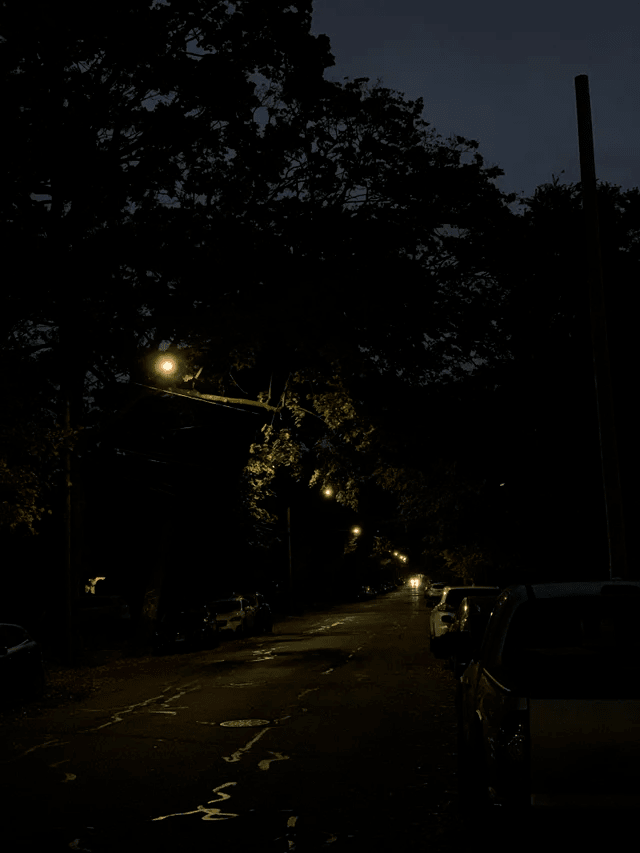
#> input picture images/1.png, 640 x 853 px
$ jupyter execute --allow-errors daliPipeline.ipynb
#> lines starting #> are read from the running program, lines starting #| are printed output that depends on the picture
[cell 1]
import cupy as cp
import cv2
import types
import collections
import numpy as np
import random
import math
import time
import nvidia.dali.fn as fn
import nvidia.dali.types as types
from random import shuffle
from nvidia.dali.pipeline import Pipeline
from scipy.ndimage import zoom as scizoom
from cupyimg.skimage.transform import resize
import matplotlib.pyplot as plt
import matplotlib.gridspec as gridspec

batch_size = 4

[cell 2]
# [9 lines left out: function show_images, not called in this run]

[cell 3]
class Augmenter:
    def __init__(self):
        self.snow_param = [(0.1, 0.3, 3, 0.5, 10, 4, 0.8),
                         (0.2, 0.3, 2, 0.5, 12, 4, 0.7),
                         (0.55, 0.3, 4, 0.9, 12, 8, 0.7),
                         (0.55, 0.3, 4.5, 0.85, 12, 8, 0.65),
                         (0.55, 0.3, 2.5, 0.85, 12, 12, 0.55)]#[snow_severity - 1]
        self.fog_param = [(1.5, 2), (2., 2), (2.5, 1.7), (2.5, 1.5), (3., 1.4)]#[fog_severity - 1]
        self.frost_param = [(1, 0.4),
                            (0.8, 0.6),
                            (0.7, 0.7),
                            (0.65, 0.7),
                            (0.6, 0.75)]#[frost_severity - 1]

    def next_power_of_2(self, x):
        return 1 if x == 0 else 2 ** (x - 1).bit_length()

    def getOptimalKernelWidth1D(self, radius, sigma):
        return radius * 2 + 1

    def gauss_function(self, x, mean, sigma):
        return (cp.exp(- x**2 / (2 * (sigma**2)))) / (cp.sqrt(2 * cp.pi) * sigma)

    # [22 lines left out: functions getMotionBlurKernel_cupy, shift_cupy, not called in this run]

    def rgb2gray_cupy(self, rgb):
        return cp.dot(rgb[..., :3], cp.array([0.1140, 0.5870, 0.2989]))

    def wibbledmean(self, array, wibble):
            return array / 4 + wibble * cp.random.uniform(-wibble, wibble,
                                                          array.shape)
    # [66 lines left out: functions fillsquares, filldiamonds, plasma_fractal_cupy, clipped_zoom_cupy, _motion_blur_cupy, not called in this run]

    def fog_cupy(self, img, severity=1):
        params = self.snow_param[np.random.randint(5)]
        shape = cp.array(img).shape
        max_side = max(shape)
        map_size = self.next_power_of_2(int(max_side))

        img = cp.array(img) / 255.
        max_val = cp.amax(img)

        img_shape = cp.array(img).shape
        if len(img_shape) < 3 or img_shape[2] < 3:
            img += params[0] * self.plasma_fractal_cupy(mapsize=map_size, wibbledecay=params[1])[
                        :shape[0], :shape[1]]
        else:
            img += params[0] * self.plasma_fractal_cupy(mapsize=map_size,
                                                                wibbledecay=params[1])[:shape[0],
                 :shape[1]][..., cp.newaxis]

        return cp.clip(img * max_val / (max_val + params[0]), 0, 1) * 255

    # [75 lines left out: functions frost_cupy, snow_cupy, not called in this run]

    def augmenter(self, img, choises, seed=0):
        if choises[0] == 1:
            img = self.fog_cupy(img)
        if choises[1] == 1:
            img = self.frost_cupy(img)
        if choises[2] == 1:
            img = self.snow_cupy(img)

        return cp.array(img, dtype = np.uint8)

[cell 4]
class ExternalInputIterator(object):
    def __init__(self, batch_size, imgs):
        self.batch_size = batch_size
        self.imgs = imgs

    # [14 lines left out: functions __iter__, __next__, not called in this run]

[cell 5]
image_dir = './images'

img1 = cv2.resize(cv2.cvtColor(cv2.imread(image_dir + '/1.png'),cv2.COLOR_BGR2RGB), (512,512))
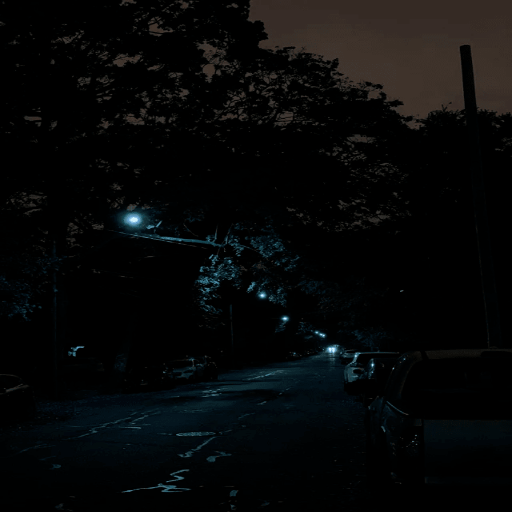
#> img1: shape (512, 512, 3); mean B, G, R 8.3, 8.2, 7.1
img2 = cv2.resize(cv2.cvtColor(cv2.imread(image_dir + '/2.png'),cv2.COLOR_BGR2RGB), (512,512))
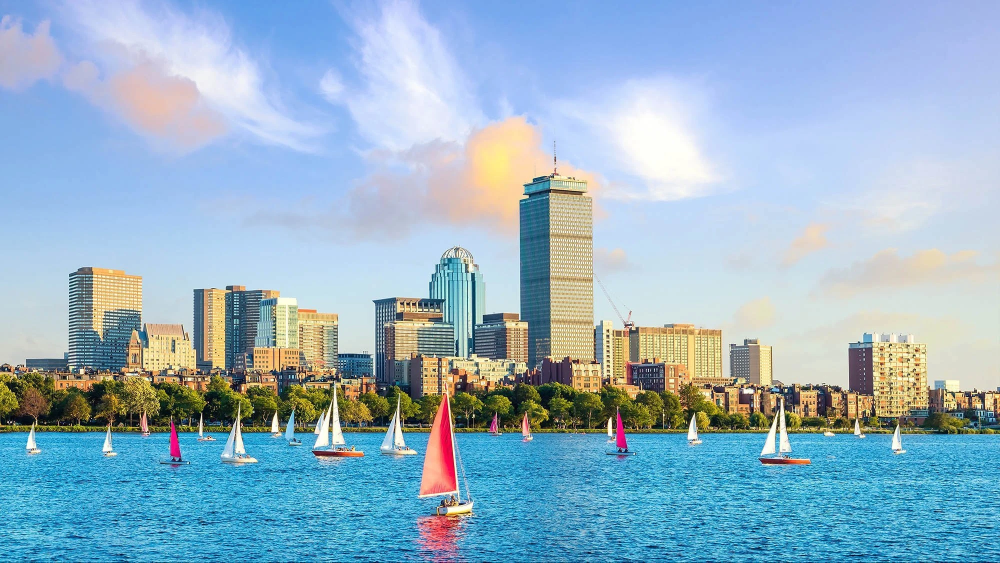
#> input picture images/2.png, 2000 x 1125 px (shown at 1/2 size)
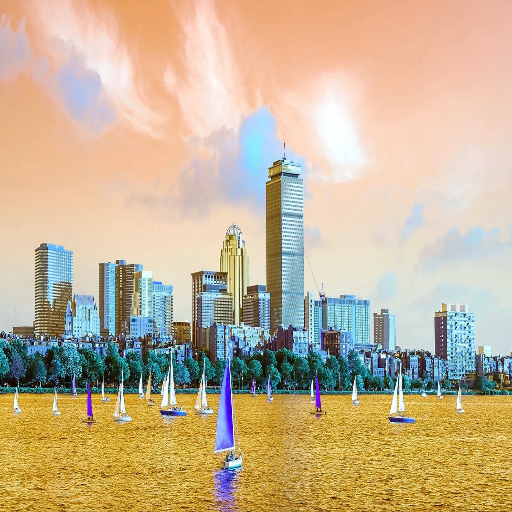
#> img2: shape (512, 512, 3); mean B, G, R 148.7, 178.9, 197.9
#> (the rest of this cell did not finish here and is left out)

[cell 6]
aug = Augmenter()
#> in __init__, `self.snow_param = [(0.1, 0.3, 3, 0.5, 10, 4, 0.8), (0.2, 0.3, 2, 0.5, ..`: self.snow_param = [(0.1, 0.3, 3, 0.5, 10, 4, 0.8), (0.2, 0.3, 2, 0.5, 12, 4, 0.7), (0.55, 0.3, 4, 0.9, 12, 8, 0.7), (0.55, 0.3, 4.5, 0.85, 12, 8, 0.65), (0.55, 0.3, 2.5, 0.85, 12, 12, 0.55)]
aug.augmenter(img1, [1, 1, 1])
#> in fog_cupy, `params = self.snow_param[np.random.randint(5)]`: params = (0.55, 0.3, 2.5, 0.85, 12, 12, 0.55)
#> (the call stopped at in fog_cupy, `shape = cp.array(img).shape`: cupy is not available in this run)
